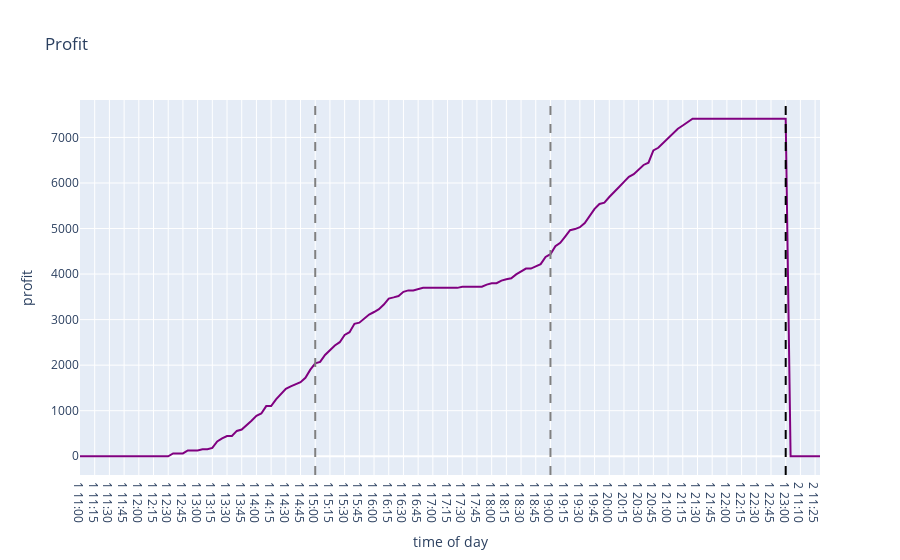
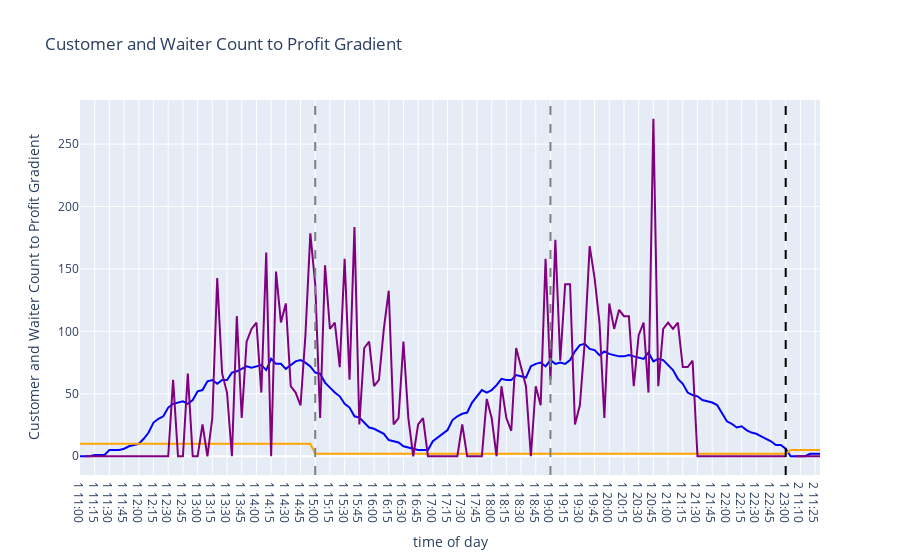
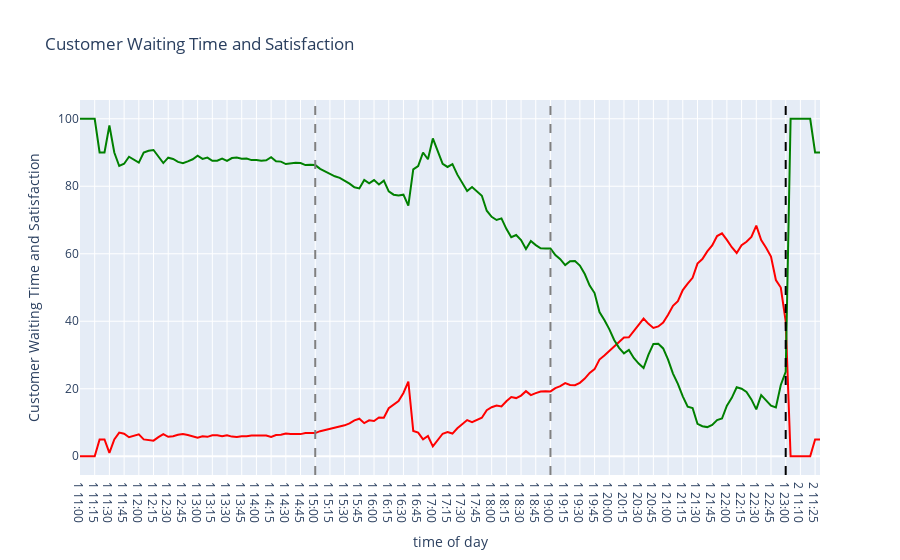

These figures' notebook cell, in order:
### Code cell
df_mean_step = display_mean_step_results(results)

### Figure 1 — Plotly figure (JSON) as saved in the notebook; plotly's stock layout.template omitted (floating-point values rounded to 4 significant figures; data arrays with more than 128 entries replaced by an {"elided": "..."} marker saying what was removed)
{"data": [{"hovertemplate": "variable=mean_profit<br>time of day=%{x}<br>profit=%{y}<extra></extra>", "legendgroup": "mean_profit", "line": {"color": "purple", "dash": "solid"}, "marker": {"symbol": "circle"}, "mode": "lines", "name": "mean_profit", "orientation": "v", "showlegend": true, "type": "scatter", "x": {"elided": "152 str values"}, "xaxis": "x", "y": {"elided": "152 float values"}, "yaxis": "y"}], "layout": {"legend": {"title": {"text": "variable"}, "tracegroupgap": 0}, "shapes": [{"line": {"color": "grey", "dash": "dash"}, "type": "line", "x0": "1 15:00", "x1": "1 15:00", "xref": "x", "y0": 0, "y1": 1, "yref": "y domain"}, {"line": {"color": "grey", "dash": "dash"}, "type": "line", "x0": "1 19:00", "x1": "1 19:00", "xref": "x", "y0": 0, "y1": 1, "yref": "y domain"}, {"line": {"color": "black", "dash": "dash"}, "type": "line", "x0": "1 23:00", "x1": "1 23:00", "xref": "x", "y0": 0, "y1": 1, "yref": "y domain"}], "showlegend": false, "title": {"text": "Profit"}, "xaxis": {"anchor": "y", "domain": [0, 1], "title": {"text": "time of day"}}, "yaxis": {"anchor": "x", "domain": [0, 1], "title": {"text": "profit"}}}}

### Figure 2 — Plotly figure (JSON) as saved in the notebook; plotly's stock layout.template omitted (floating-point values rounded to 4 significant figures; data arrays with more than 128 entries replaced by an {"elided": "..."} marker saying what was removed)
{"data": [{"hovertemplate": "variable=mean_customer_count<br>time of day=%{x}<br>Customer and Waiter Count to Profit Gradient=%{y}<extra></extra>", "legendgroup": "mean_customer_count", "line": {"color": "blue", "dash": "solid"}, "marker": {"symbol": "circle"}, "mode": "lines", "name": "mean_customer_count", "orientation": "v", "showlegend": true, "type": "scatter", "x": {"elided": "152 str values"}, "xaxis": "x", "y": {"elided": "152 int values"}, "yaxis": "y"}, {"hovertemplate": "variable=mean_waiters_count<br>time of day=%{x}<br>Customer and Waiter Count to Profit Gradient=%{y}<extra></extra>", "legendgroup": "mean_waiters_count", "line": {"color": "orange", "dash": "solid"}, "marker": {"symbol": "circle"}, "mode": "lines", "name": "mean_waiters_count", "orientation": "v", "showlegend": true, "type": "scatter", "x": {"elided": "152 str values"}, "xaxis": "x", "y": {"elided": "152 int values"}, "yaxis": "y"}, {"hovertemplate": "variable=mean_profit_gradient<br>time of day=%{x}<br>Customer and Waiter Count to Profit Gradient=%{y}<extra></extra>", "legendgroup": "mean_profit_gradient", "line": {"color": "purple", "dash": "solid"}, "marker": {"symbol": "circle"}, "mode": "lines", "name": "mean_profit_gradient", "orientation": "v", "showlegend": true, "type": "scatter", "x": {"elided": "152 str values"}, "xaxis": "x", "y": {"elided": "152 float values"}, "yaxis": "y"}], "layout": {"legend": {"title": {"text": "variable"}, "tracegroupgap": 0}, "shapes": [{"line": {"color": "grey", "dash": "dash"}, "type": "line", "x0": "1 15:00", "x1": "1 15:00", "xref": "x", "y0": 0, "y1": 1, "yref": "y domain"}, {"line": {"color": "grey", "dash": "dash"}, "type": "line", "x0": "1 19:00", "x1": "1 19:00", "xref": "x", "y0": 0, "y1": 1, "yref": "y domain"}, {"line": {"color": "black", "dash": "dash"}, "type": "line", "x0": "1 23:00", "x1": "1 23:00", "xref": "x", "y0": 0, "y1": 1, "yref": "y domain"}], "showlegend": false, "title": {"text": "Customer and Waiter Count to Profit Gradient"}, "xaxis": {"anchor": "y", "domain": [0, 1], "title": {"text": "time of day"}}, "yaxis": {"anchor": "x", "domain": [0, 1], "title": {"text": "Customer and Waiter Count to Profit Gradient"}}}}

### Figure 3 — Plotly figure (JSON) as saved in the notebook; plotly's stock layout.template omitted (floating-point values rounded to 4 significant figures; data arrays with more than 128 entries replaced by an {"elided": "..."} marker saying what was removed)
{"data": [{"hovertemplate": "variable=mean_waiting_time<br>time of day=%{x}<br>Customer Waiting Time and Satisfaction=%{y}<extra></extra>", "legendgroup": "mean_waiting_time", "line": {"color": "red", "dash": "solid"}, "marker": {"symbol": "circle"}, "mode": "lines", "name": "mean_waiting_time", "orientation": "v", "showlegend": true, "type": "scatter", "x": {"elided": "152 str values"}, "xaxis": "x", "y": {"elided": "152 float values"}, "yaxis": "y"}, {"hovertemplate": "variable=mean_customer_satisfaction<br>time of day=%{x}<br>Customer Waiting Time and Satisfaction=%{y}<extra></extra>", "legendgroup": "mean_customer_satisfaction", "line": {"color": "green", "dash": "solid"}, "marker": {"symbol": "circle"}, "mode": "lines", "name": "mean_customer_satisfaction", "orientation": "v", "showlegend": true, "type": "scatter", "x": {"elided": "152 str values"}, "xaxis": "x", "y": {"elided": "152 float values"}, "yaxis": "y"}], "layout": {"legend": {"title": {"text": "variable"}, "tracegroupgap": 0}, "shapes": [{"line": {"color": "grey", "dash": "dash"}, "type": "line", "x0": "1 15:00", "x1": "1 15:00", "xref": "x", "y0": 0, "y1": 1, "yref": "y domain"}, {"line": {"color": "grey", "dash": "dash"}, "type": "line", "x0": "1 19:00", "x1": "1 19:00", "xref": "x", "y0": 0, "y1": 1, "yref": "y domain"}, {"line": {"color": "black", "dash": "dash"}, "type": "line", "x0": "1 23:00", "x1": "1 23:00", "xref": "x", "y0": 0, "y1": 1, "yref": "y domain"}], "showlegend": false, "title": {"text": "Customer Waiting Time and Satisfaction"}, "xaxis": {"anchor": "y", "domain": [0, 1], "title": {"text": "time of day"}}, "yaxis": {"anchor": "x", "domain": [0, 1], "title": {"text": "Customer Waiting Time and Satisfaction"}}}}
